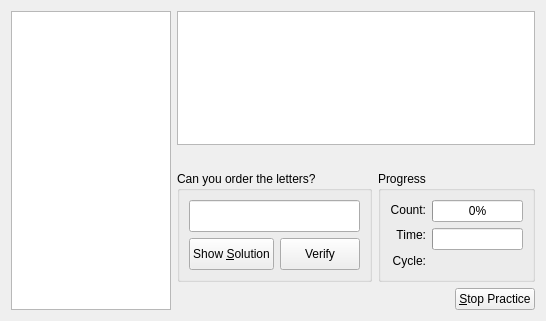
<ui version="4.0" >
 <class>MixedLetterPracticeDialog</class>
 <widget class="QWidget" name="MixedLetterPracticeDialog" >
  <property name="geometry" >
   <rect>
    <x>0</x>
    <y>0</y>
    <width>546</width>
    <height>321</height>
   </rect>
  </property>
  <layout class="QHBoxLayout" >
   <item>
    <widget class="QGraphicsView" name="imageGraphicsView" >
     <property name="sizePolicy" >
      <sizepolicy vsizetype="MinimumExpanding" hsizetype="MinimumExpanding" >
       <horstretch>0</horstretch>
       <verstretch>0</verstretch>
      </sizepolicy>
     </property>
     <property name="minimumSize" >
      <size>
       <width>150</width>
       <height>150</height>
      </size>
     </property>
    </widget>
   </item>
   <item>
    <layout class="QVBoxLayout" >
     <item>
      <widget class="QGraphicsView" name="mixedLettersGraphicsView" />
     </item>
     <item>
      <widget class="QLabel" name="originalLabel" >
       <property name="text" >
        <string/>
       </property>
       <property name="alignment" >
        <set>Qt::AlignCenter</set>
       </property>
      </widget>
     </item>
     <item>
      <layout class="QHBoxLayout" >
       <item>
        <widget class="QGroupBox" name="groupBox" >
         <property name="sizePolicy" >
          <sizepolicy vsizetype="Preferred" hsizetype="Expanding" >
           <horstretch>0</horstretch>
           <verstretch>0</verstretch>
          </sizepolicy>
         </property>
         <property name="title" >
          <string>Can you order the letters?</string>
         </property>
         <layout class="QVBoxLayout" >
          <item>
           <widget class="KLineEdit" name="answerLineEdit" >
            <property name="sizePolicy" >
             <sizepolicy vsizetype="Preferred" hsizetype="MinimumExpanding" >
              <horstretch>0</horstretch>
              <verstretch>0</verstretch>
             </sizepolicy>
            </property>
           </widget>
          </item>
          <item>
           <layout class="QHBoxLayout" >
            <item>
             <widget class="QPushButton" name="showSolutionButton" >
              <property name="sizePolicy" >
               <sizepolicy vsizetype="Minimum" hsizetype="Minimum" >
                <horstretch>0</horstretch>
                <verstretch>0</verstretch>
               </sizepolicy>
              </property>
              <property name="text" >
               <string>Show &amp;Solution</string>
              </property>
             </widget>
            </item>
            <item>
             <widget class="QPushButton" name="verifySolutionButton" >
              <property name="sizePolicy" >
               <sizepolicy vsizetype="Preferred" hsizetype="Preferred" >
                <horstretch>0</horstretch>
                <verstretch>0</verstretch>
               </sizepolicy>
              </property>
              <property name="text" >
               <string>Verify</string>
              </property>
              <property name="icon" >
               <iconset>
                <normaloff>../../../../../../../../../../.designer/backup</normaloff>../../../../../../../../../../.designer/backup</iconset>
              </property>
             </widget>
            </item>
           </layout>
          </item>
         </layout>
        </widget>
       </item>
       <item>
        <widget class="QGroupBox" name="progressgroup" >
         <property name="sizePolicy" >
          <sizepolicy vsizetype="Minimum" hsizetype="Preferred" >
           <horstretch>0</horstretch>
           <verstretch>0</verstretch>
          </sizepolicy>
         </property>
         <property name="maximumSize" >
          <size>
           <width>200</width>
           <height>16777215</height>
          </size>
         </property>
         <property name="title" >
          <string>Progress</string>
         </property>
         <layout class="QHBoxLayout" >
          <item>
           <layout class="QVBoxLayout" >
            <item>
             <widget class="QLabel" name="countlabel" >
              <property name="sizePolicy" >
               <sizepolicy vsizetype="Preferred" hsizetype="Preferred" >
                <horstretch>0</horstretch>
                <verstretch>0</verstretch>
               </sizepolicy>
              </property>
              <property name="text" >
               <string>Count:</string>
              </property>
              <property name="alignment" >
               <set>Qt::AlignRight|Qt::AlignTrailing|Qt::AlignVCenter</set>
              </property>
             </widget>
            </item>
            <item>
             <widget class="QLabel" name="timelabel" >
              <property name="sizePolicy" >
               <sizepolicy vsizetype="Preferred" hsizetype="Preferred" >
                <horstretch>0</horstretch>
                <verstretch>0</verstretch>
               </sizepolicy>
              </property>
              <property name="text" >
               <string>Time:</string>
              </property>
              <property name="alignment" >
               <set>Qt::AlignRight|Qt::AlignTrailing|Qt::AlignVCenter</set>
              </property>
             </widget>
            </item>
            <item>
             <widget class="QLabel" name="Cyclelabel" >
              <property name="frameShape" >
               <enum>QFrame::NoFrame</enum>
              </property>
              <property name="text" >
               <string>Cycle:</string>
              </property>
              <property name="alignment" >
               <set>Qt::AlignRight|Qt::AlignTrailing|Qt::AlignVCenter</set>
              </property>
             </widget>
            </item>
           </layout>
          </item>
          <item>
           <layout class="QVBoxLayout" >
            <item>
             <widget class="QProgressBar" name="countbar" >
              <property name="sizePolicy" >
               <sizepolicy vsizetype="Fixed" hsizetype="MinimumExpanding" >
                <horstretch>0</horstretch>
                <verstretch>0</verstretch>
               </sizepolicy>
              </property>
              <property name="value" >
               <number>0</number>
              </property>
             </widget>
            </item>
            <item>
             <widget class="QProgressBar" name="timeProgressBar" >
              <property name="sizePolicy" >
               <sizepolicy vsizetype="Fixed" hsizetype="MinimumExpanding" >
                <horstretch>0</horstretch>
                <verstretch>0</verstretch>
               </sizepolicy>
              </property>
             </widget>
            </item>
            <item>
             <widget class="QLabel" name="progCount" >
              <property name="sizePolicy" >
               <sizepolicy vsizetype="Minimum" hsizetype="MinimumExpanding" >
                <horstretch>0</horstretch>
                <verstretch>0</verstretch>
               </sizepolicy>
              </property>
             </widget>
            </item>
           </layout>
          </item>
         </layout>
        </widget>
       </item>
      </layout>
     </item>
     <item>
      <layout class="QHBoxLayout" >
       <item>
        <spacer>
         <property name="orientation" >
          <enum>Qt::Horizontal</enum>
         </property>
         <property name="sizeHint" stdset="0" >
          <size>
           <width>40</width>
           <height>20</height>
          </size>
         </property>
        </spacer>
       </item>
       <item>
        <widget class="QPushButton" name="stopPracticeButton" >
         <property name="text" >
          <string>&amp;Stop Practice</string>
         </property>
        </widget>
       </item>
      </layout>
     </item>
    </layout>
   </item>
  </layout>
 </widget>
 <customwidgets>
  <customwidget>
   <class>KLineEdit</class>
   <extends>QLineEdit</extends>
   <header>klineedit.h</header>
  </customwidget>
 </customwidgets>
 <resources/>
 <connections/>
</ui>
